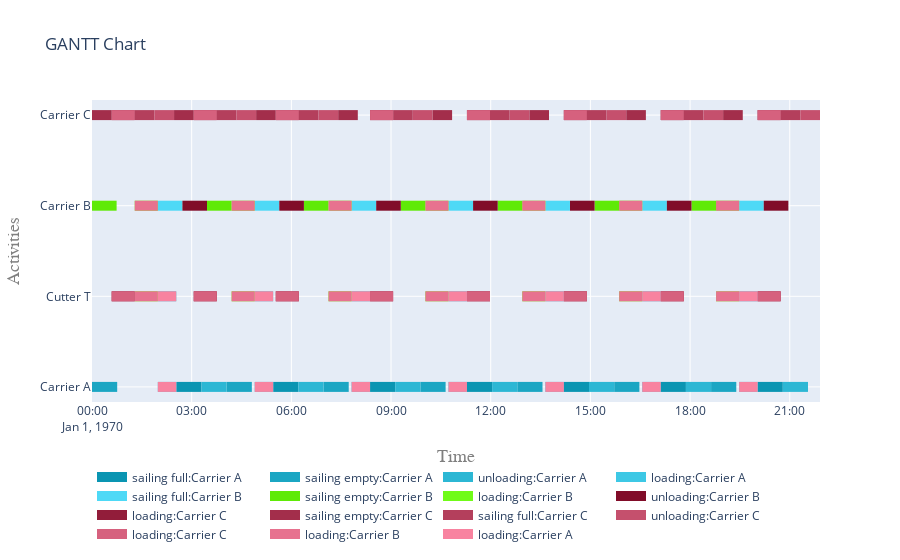

Notebook source saved alongside this figure:
### Code cell
fig = get_gantt_chart(vessels, id_map=activities)

### Figure 1 — Plotly figure (JSON) as saved in the notebook; plotly's stock layout.template omitted (floating-point values rounded to 4 significant figures)
{"data": [{"connectgaps": false, "hoverinfo": "y+name", "line": {"color": "rgb(10,149,178)", "width": 10}, "mode": "lines", "name": "sailing full:Carrier A", "type": "scatter", "x": ["1970-01-01T02:32:10", "1970-01-01T02:32:10", "1970-01-01T03:17:39", "1970-01-01T03:17:39", "1970-01-01T03:17:39", "1970-01-01T05:27:08", "1970-01-01T05:27:08", "1970-01-01T06:12:37", "1970-01-01T06:12:37", "1970-01-01T06:12:37", "1970-01-01T08:22:06", "1970-01-01T08:22:06", "1970-01-01T09:07:35", "1970-01-01T09:07:35", "1970-01-01T09:07:35", "1970-01-01T11:17:04", "1970-01-01T11:17:04", "1970-01-01T12:02:33", "1970-01-01T12:02:33", "1970-01-01T12:02:33", "1970-01-01T14:12:02", "1970-01-01T14:12:02", "1970-01-01T14:57:31", "1970-01-01T14:57:31", "1970-01-01T14:57:31", "1970-01-01T17:07:00", "1970-01-01T17:07:00", "1970-01-01T17:52:29", "1970-01-01T17:52:29", "1970-01-01T17:52:29", "1970-01-01T20:01:58", "1970-01-01T20:01:58", "1970-01-01T20:47:27", "1970-01-01T20:47:27", "1970-01-01T20:47:27"], "y": ["Carrier A", "Carrier A", "Carrier A", "Carrier A", null, "Carrier A", "Carrier A", "Carrier A", "Carrier A", null, "Carrier A", "Carrier A", "Carrier A", "Carrier A", null, "Carrier A", "Carrier A", "Carrier A", "Carrier A", null, "Carrier A", "Carrier A", "Carrier A", "Carrier A", null, "Carrier A", "Carrier A", "Carrier A", "Carrier A", null, "Carrier A", "Carrier A", "Carrier A", "Carrier A", null]}, {"connectgaps": false, "hoverinfo": "y+name", "line": {"color": "rgb(27,166,195)", "width": 10}, "mode": "lines", "name": "sailing empty:Carrier A", "type": "scatter", "x": ["1970-01-01T00:00:00", "1970-01-01T00:00:00", "1970-01-01T00:45:29", "1970-01-01T00:45:29", "1970-01-01T00:45:29", "1970-01-01T04:03:08", "1970-01-01T04:03:08", "1970-01-01T04:48:37", "1970-01-01T04:48:37", "1970-01-01T04:48:37", "1970-01-01T06:58:06", "1970-01-01T06:58:06", "1970-01-01T07:43:35", "1970-01-01T07:43:35", "1970-01-01T07:43:35", "1970-01-01T09:53:04", "1970-01-01T09:53:04", "1970-01-01T10:38:33", "1970-01-01T10:38:33", "1970-01-01T10:38:33", "1970-01-01T12:48:02", "1970-01-01T12:48:02", "1970-01-01T13:33:31", "1970-01-01T13:33:31", "1970-01-01T13:33:31", "1970-01-01T15:43:00", "1970-01-01T15:43:00", "1970-01-01T16:28:29", "1970-01-01T16:28:29", "1970-01-01T16:28:29", "1970-01-01T18:37:58", "1970-01-01T18:37:58", "1970-01-01T19:23:27", "1970-01-01T19:23:27", "1970-01-01T19:23:27"], "y": ["Carrier A", "Carrier A", "Carrier A", "Carrier A", null, "Carrier A", "Carrier A", "Carrier A", "Carrier A", null, "Carrier A", "Carrier A", "Carrier A", "Carrier A", null, "Carrier A", "Carrier A", "Carrier A", "Carrier A", null, "Carrier A", "Carrier A", "Carrier A", "Carrier A", null, "Carrier A", "Carrier A", "Carrier A", "Carrier A", null, "Carrier A", "Carrier A", "Carrier A", "Carrier A", null]}, {"connectgaps": false, "hoverinfo": "y+name", "line": {"color": "rgb(44,183,212)", "width": 10}, "mode": "lines", "name": "unloading:Carrier A", "type": "scatter", "x": ["1970-01-01T03:17:39", "1970-01-01T03:17:39", "1970-01-01T04:03:08", "1970-01-01T04:03:08", "1970-01-01T04:03:08", "1970-01-01T06:12:37", "1970-01-01T06:12:37", "1970-01-01T06:58:06", "1970-01-01T06:58:06", "1970-01-01T06:58:06", "1970-01-01T09:07:35", "1970-01-01T09:07:35", "1970-01-01T09:53:04", "1970-01-01T09:53:04", "1970-01-01T09:53:04", "1970-01-01T12:02:33", "1970-01-01T12:02:33", "1970-01-01T12:48:02", "1970-01-01T12:48:02", "1970-01-01T12:48:02", "1970-01-01T14:57:31", "1970-01-01T14:57:31", "1970-01-01T15:43:00", "1970-01-01T15:43:00", "1970-01-01T15:43:00", "1970-01-01T17:52:29", "1970-01-01T17:52:29", "1970-01-01T18:37:58", "1970-01-01T18:37:58", "1970-01-01T18:37:58", "1970-01-01T20:47:27", "1970-01-01T20:47:27", "1970-01-01T21:32:56", "1970-01-01T21:32:56", "1970-01-01T21:32:56"], "y": ["Carrier A", "Carrier A", "Carrier A", "Carrier A", null, "Carrier A", "Carrier A", "Carrier A", "Carrier A", null, "Carrier A", "Carrier A", "Carrier A", "Carrier A", null, "Carrier A", "Carrier A", "Carrier A", "Carrier A", null, "Carrier A", "Carrier A", "Carrier A", "Carrier A", null, "Carrier A", "Carrier A", "Carrier A", "Carrier A", null, "Carrier A", "Carrier A", "Carrier A", "Carrier A", null]}, {"connectgaps": false, "hoverinfo": "y+name", "line": {"color": "rgb(61,200,229)", "width": 10}, "mode": "lines", "name": "loading:Carrier A", "type": "scatter", "x": ["1970-01-01T01:58:50", "1970-01-01T01:58:50", "1970-01-01T02:32:10", "1970-01-01T02:32:10", "1970-01-01T02:32:10", "1970-01-01T04:53:48", "1970-01-01T04:53:48", "1970-01-01T05:27:08", "1970-01-01T05:27:08", "1970-01-01T05:27:08", "1970-01-01T07:48:46", "1970-01-01T07:48:46", "1970-01-01T08:22:06", "1970-01-01T08:22:06", "1970-01-01T08:22:06", "1970-01-01T10:43:44", "1970-01-01T10:43:44", "1970-01-01T11:17:04", "1970-01-01T11:17:04", "1970-01-01T11:17:04", "1970-01-01T13:38:42", "1970-01-01T13:38:42", "1970-01-01T14:12:02", "1970-01-01T14:12:02", "1970-01-01T14:12:02", "1970-01-01T16:33:40", "1970-01-01T16:33:40", "1970-01-01T17:07:00", "1970-01-01T17:07:00", "1970-01-01T17:07:00", "1970-01-01T19:28:38", "1970-01-01T19:28:38", "1970-01-01T20:01:58", "1970-01-01T20:01:58", "1970-01-01T20:01:58", "1970-01-01T01:58:50", "1970-01-01T01:58:50", "1970-01-01T02:32:10", "1970-01-01T02:32:10", "1970-01-01T02:32:10", "1970-01-01T04:53:48", "1970-01-01T04:53:48", "1970-01-01T05:27:08", "1970-01-01T05:27:08", "1970-01-01T05:27:08", "1970-01-01T07:48:46", "1970-01-01T07:48:46", "1970-01-01T08:22:06", "1970-01-01T08:22:06", "1970-01-01T08:22:06", "1970-01-01T10:43:44", "1970-01-01T10:43:44", "1970-01-01T11:17:04", "1970-01-01T11:17:04", "1970-01-01T11:17:04", "1970-01-01T13:38:42", "1970-01-01T13:38:42", "1970-01-01T14:12:02", "1970-01-01T14:12:02", "1970-01-01T14:12:02", "1970-01-01T16:33:40", "1970-01-01T16:33:40", "1970-01-01T17:07:00", "1970-01-01T17:07:00", "1970-01-01T17:07:00", "1970-01-01T19:28:38", "1970-01-01T19:28:38", "1970-01-01T20:01:58", "1970-01-01T20:01:58", "1970-01-01T20:01:58"], "y": ["Carrier A", "Carrier A", "Carrier A", "Carrier A", null, "Carrier A", "Carrier A", "Carrier A", "Carrier A", null, "Carrier A", "Carrier A", "Carrier A", "Carrier A", null, "Carrier A", "Carrier A", "Carrier A", "Carrier A", null, "Carrier A", "Carrier A", "Carrier A", "Carrier A", null, "Carrier A", "Carrier A", "Carrier A", "Carrier A", null, "Carrier A", "Carrier A", "Carrier A", "Carrier A", null, "Cutter T", "Cutter T", "Cutter T", "Cutter T", null, "Cutter T", "Cutter T", "Cutter T", "Cutter T", null, "Cutter T", "Cutter T", "Cutter T", "Cutter T", null, "Cutter T", "Cutter T", "Cutter T", "Cutter T", null, "Cutter T", "Cutter T", "Cutter T", "Cutter T", null, "Cutter T", "Cutter T", "Cutter T", "Cutter T", null, "Cutter T", "Cutter T", "Cutter T", "Cutter T", null]}, {"connectgaps": false, "hoverinfo": "y+name", "line": {"color": "rgb(78,217,246)", "width": 10}, "mode": "lines", "name": "sailing full:Carrier B", "type": "scatter", "x": ["1970-01-01T01:58:50", "1970-01-01T01:58:50", "1970-01-01T02:43:16", "1970-01-01T02:43:16", "1970-01-01T02:43:16", "1970-01-01T04:53:48", "1970-01-01T04:53:48", "1970-01-01T05:38:14", "1970-01-01T05:38:14", "1970-01-01T05:38:14", "1970-01-01T07:48:46", "1970-01-01T07:48:46", "1970-01-01T08:33:12", "1970-01-01T08:33:12", "1970-01-01T08:33:12", "1970-01-01T10:43:44", "1970-01-01T10:43:44", "1970-01-01T11:28:10", "1970-01-01T11:28:10", "1970-01-01T11:28:10", "1970-01-01T13:38:42", "1970-01-01T13:38:42", "1970-01-01T14:23:08", "1970-01-01T14:23:08", "1970-01-01T14:23:08", "1970-01-01T16:33:40", "1970-01-01T16:33:40", "1970-01-01T17:18:06", "1970-01-01T17:18:06", "1970-01-01T17:18:06", "1970-01-01T19:28:38", "1970-01-01T19:28:38", "1970-01-01T20:13:04", "1970-01-01T20:13:04", "1970-01-01T20:13:04"], "y": ["Carrier B", "Carrier B", "Carrier B", "Carrier B", null, "Carrier B", "Carrier B", "Carrier B", "Carrier B", null, "Carrier B", "Carrier B", "Carrier B", "Carrier B", null, "Carrier B", "Carrier B", "Carrier B", "Carrier B", null, "Carrier B", "Carrier B", "Carrier B", "Carrier B", null, "Carrier B", "Carrier B", "Carrier B", "Carrier B", null, "Carrier B", "Carrier B", "Carrier B", "Carrier B", null]}, {"connectgaps": false, "hoverinfo": "y+name", "line": {"color": "rgb(95,234,7)", "width": 10}, "mode": "lines", "name": "sailing empty:Carrier B", "type": "scatter", "x": ["1970-01-01T00:00:00", "1970-01-01T00:00:00", "1970-01-01T00:44:26", "1970-01-01T00:44:26", "1970-01-01T00:44:26", "1970-01-01T03:27:42", "1970-01-01T03:27:42", "1970-01-01T04:12:08", "1970-01-01T04:12:08", "1970-01-01T04:12:08", "1970-01-01T06:22:40", "1970-01-01T06:22:40", "1970-01-01T07:07:06", "1970-01-01T07:07:06", "1970-01-01T07:07:06", "1970-01-01T09:17:38", "1970-01-01T09:17:38", "1970-01-01T10:02:04", "1970-01-01T10:02:04", "1970-01-01T10:02:04", "1970-01-01T12:12:36", "1970-01-01T12:12:36", "1970-01-01T12:57:02", "1970-01-01T12:57:02", "1970-01-01T12:57:02", "1970-01-01T15:07:34", "1970-01-01T15:07:34", "1970-01-01T15:52:00", "1970-01-01T15:52:00", "1970-01-01T15:52:00", "1970-01-01T18:02:32", "1970-01-01T18:02:32", "1970-01-01T18:46:58", "1970-01-01T18:46:58", "1970-01-01T18:46:58"], "y": ["Carrier B", "Carrier B", "Carrier B", "Carrier B", null, "Carrier B", "Carrier B", "Carrier B", "Carrier B", null, "Carrier B", "Carrier B", "Carrier B", "Carrier B", null, "Carrier B", "Carrier B", "Carrier B", "Carrier B", null, "Carrier B", "Carrier B", "Carrier B", "Carrier B", null, "Carrier B", "Carrier B", "Carrier B", "Carrier B", null, "Carrier B", "Carrier B", "Carrier B", "Carrier B", null]}, {"connectgaps": false, "hoverinfo": "y+name", "line": {"color": "rgb(112,251,24)", "width": 10}, "mode": "lines", "name": "loading:Carrier B", "type": "scatter", "x": ["1970-01-01T01:17:10", "1970-01-01T01:17:10", "1970-01-01T01:58:50", "1970-01-01T01:58:50", "1970-01-01T01:58:50", "1970-01-01T04:12:08", "1970-01-01T04:12:08", "1970-01-01T04:53:48", "1970-01-01T04:53:48", "1970-01-01T04:53:48", "1970-01-01T07:07:06", "1970-01-01T07:07:06", "1970-01-01T07:48:46", "1970-01-01T07:48:46", "1970-01-01T07:48:46", "1970-01-01T10:02:04", "1970-01-01T10:02:04", "1970-01-01T10:43:44", "1970-01-01T10:43:44", "1970-01-01T10:43:44", "1970-01-01T12:57:02", "1970-01-01T12:57:02", "1970-01-01T13:38:42", "1970-01-01T13:38:42", "1970-01-01T13:38:42", "1970-01-01T15:52:00", "1970-01-01T15:52:00", "1970-01-01T16:33:40", "1970-01-01T16:33:40", "1970-01-01T16:33:40", "1970-01-01T18:46:58", "1970-01-01T18:46:58", "1970-01-01T19:28:38", "1970-01-01T19:28:38", "1970-01-01T19:28:38", "1970-01-01T01:17:10", "1970-01-01T01:17:10", "1970-01-01T01:58:50", "1970-01-01T01:58:50", "1970-01-01T01:58:50", "1970-01-01T04:12:08", "1970-01-01T04:12:08", "1970-01-01T04:53:48", "1970-01-01T04:53:48", "1970-01-01T04:53:48", "1970-01-01T07:07:06", "1970-01-01T07:07:06", "1970-01-01T07:48:46", "1970-01-01T07:48:46", "1970-01-01T07:48:46", "1970-01-01T10:02:04", "1970-01-01T10:02:04", "1970-01-01T10:43:44", "1970-01-01T10:43:44", "1970-01-01T10:43:44", "1970-01-01T12:57:02", "1970-01-01T12:57:02", "1970-01-01T13:38:42", "1970-01-01T13:38:42", "1970-01-01T13:38:42", "1970-01-01T15:52:00", "1970-01-01T15:52:00", "1970-01-01T16:33:40", "1970-01-01T16:33:40", "1970-01-01T16:33:40", "1970-01-01T18:46:58", "1970-01-01T18:46:58", "1970-01-01T19:28:38", "1970-01-01T19:28:38", "1970-01-01T19:28:38"], "y": ["Carrier B", "Carrier B", "Carrier B", "Carrier B", null, "Carrier B", "Carrier B", "Carrier B", "Carrier B", null, "Carrier B", "Carrier B", "Carrier B", "Carrier B", null, "Carrier B", "Carrier B", "Carrier B", "Carrier B", null, "Carrier B", "Carrier B", "Carrier B", "Carrier B", null, "Carrier B", "Carrier B", "Carrier B", "Carrier B", null, "Carrier B", "Carrier B", "Carrier B", "Carrier B", null, "Cutter T", "Cutter T", "Cutter T", "Cutter T", null, "Cutter T", "Cutter T", "Cutter T", "Cutter T", null, "Cutter T", "Cutter T", "Cutter T", "Cutter T", null, "Cutter T", "Cutter T", "Cutter T", "Cutter T", null, "Cutter T", "Cutter T", "Cutter T", "Cutter T", null, "Cutter T", "Cutter T", "Cutter T", "Cutter T", null, "Cutter T", "Cutter T", "Cutter T", "Cutter T", null]}, {"connectgaps": false, "hoverinfo": "y+name", "line": {"color": "rgb(129,12,41)", "width": 10}, "mode": "lines", "name": "unloading:Carrier B", "type": "scatter", "x": ["1970-01-01T02:43:16", "1970-01-01T02:43:16", "1970-01-01T03:27:42", "1970-01-01T03:27:42", "1970-01-01T03:27:42", "1970-01-01T05:38:14", "1970-01-01T05:38:14", "1970-01-01T06:22:40", "1970-01-01T06:22:40", "1970-01-01T06:22:40", "1970-01-01T08:33:12", "1970-01-01T08:33:12", "1970-01-01T09:17:38", "1970-01-01T09:17:38", "1970-01-01T09:17:38", "1970-01-01T11:28:10", "1970-01-01T11:28:10", "1970-01-01T12:12:36", "1970-01-01T12:12:36", "1970-01-01T12:12:36", "1970-01-01T14:23:08", "1970-01-01T14:23:08", "1970-01-01T15:07:34", "1970-01-01T15:07:34", "1970-01-01T15:07:34", "1970-01-01T17:18:06", "1970-01-01T17:18:06", "1970-01-01T18:02:32", "1970-01-01T18:02:32", "1970-01-01T18:02:32", "1970-01-01T20:13:04", "1970-01-01T20:13:04", "1970-01-01T20:57:30", "1970-01-01T20:57:30", "1970-01-01T20:57:30"], "y": ["Carrier B", "Carrier B", "Carrier B", "Carrier B", null, "Carrier B", "Carrier B", "Carrier B", "Carrier B", null, "Carrier B", "Carrier B", "Carrier B", "Carrier B", null, "Carrier B", "Carrier B", "Carrier B", "Carrier B", null, "Carrier B", "Carrier B", "Carrier B", "Carrier B", null, "Carrier B", "Carrier B", "Carrier B", "Carrier B", null, "Carrier B", "Carrier B", "Carrier B", "Carrier B", null]}, {"connectgaps": false, "hoverinfo": "y+name", "line": {"color": "rgb(146,29,58)", "width": 10}, "mode": "lines", "name": "loading:Carrier C", "type": "scatter", "x": ["1970-01-01T00:35:30", "1970-01-01T00:35:30", "1970-01-01T01:17:10", "1970-01-01T01:17:10", "1970-01-01T01:17:10", "1970-01-01T03:03:40", "1970-01-01T03:03:40", "1970-01-01T03:45:20", "1970-01-01T03:45:20", "1970-01-01T03:45:20", "1970-01-01T05:31:50", "1970-01-01T05:31:50", "1970-01-01T06:13:30", "1970-01-01T06:13:30", "1970-01-01T06:13:30", "1970-01-01T08:22:06", "1970-01-01T08:22:06", "1970-01-01T09:03:46", "1970-01-01T09:03:46", "1970-01-01T09:03:46", "1970-01-01T11:17:04", "1970-01-01T11:17:04", "1970-01-01T11:58:44", "1970-01-01T11:58:44", "1970-01-01T11:58:44", "1970-01-01T14:12:02", "1970-01-01T14:12:02", "1970-01-01T14:53:42", "1970-01-01T14:53:42", "1970-01-01T14:53:42", "1970-01-01T17:07:00", "1970-01-01T17:07:00", "1970-01-01T17:48:40", "1970-01-01T17:48:40", "1970-01-01T17:48:40", "1970-01-01T20:01:58", "1970-01-01T20:01:58", "1970-01-01T20:43:38", "1970-01-01T20:43:38", "1970-01-01T20:43:38", "1970-01-01T00:35:30", "1970-01-01T00:35:30", "1970-01-01T01:17:10", "1970-01-01T01:17:10", "1970-01-01T01:17:10", "1970-01-01T03:03:40", "1970-01-01T03:03:40", "1970-01-01T03:45:20", "1970-01-01T03:45:20", "1970-01-01T03:45:20", "1970-01-01T05:31:50", "1970-01-01T05:31:50", "1970-01-01T06:13:30", "1970-01-01T06:13:30", "1970-01-01T06:13:30", "1970-01-01T08:22:06", "1970-01-01T08:22:06", "1970-01-01T09:03:46", "1970-01-01T09:03:46", "1970-01-01T09:03:46", "1970-01-01T11:17:04", "1970-01-01T11:17:04", "1970-01-01T11:58:44", "1970-01-01T11:58:44", "1970-01-01T11:58:44", "1970-01-01T14:12:02", "1970-01-01T14:12:02", "1970-01-01T14:53:42", "1970-01-01T14:53:42", "1970-01-01T14:53:42", "1970-01-01T17:07:00", "1970-01-01T17:07:00", "1970-01-01T17:48:40", "1970-01-01T17:48:40", "1970-01-01T17:48:40", "1970-01-01T20:01:58", "1970-01-01T20:01:58", "1970-01-01T20:43:38", "1970-01-01T20:43:38", "1970-01-01T20:43:38"], "y": ["Carrier C", "Carrier C", "Carrier C", "Carrier C", null, "Carrier C", "Carrier C", "Carrier C", "Carrier C", null, "Carrier C", "Carrier C", "Carrier C", "Carrier C", null, "Carrier C", "Carrier C", "Carrier C", "Carrier C", null, "Carrier C", "Carrier C", "Carrier C", "Carrier C", null, "Carrier C", "Carrier C", "Carrier C", "Carrier C", null, "Carrier C", "Carrier C", "Carrier C", "Carrier C", null, "Carrier C", "Carrier C", "Carrier C", "Carrier C", null, "Cutter T", "Cutter T", "Cutter T", "Cutter T", null, "Cutter T", "Cutter T", "Cutter T", "Cutter T", null, "Cutter T", "Cutter T", "Cutter T", "Cutter T", null, "Cutter T", "Cutter T", "Cutter T", "Cutter T", null, "Cutter T", "Cutter T", "Cutter T", "Cutter T", null, "Cutter T", "Cutter T", "Cutter T", "Cutter T", null, "Cutter T", "Cutter T", "Cutter T", "Cutter T", null, "Cutter T", "Cutter T", "Cutter T", "Cutter T", null]}, {"connectgaps": false, "hoverinfo": "y+name", "line": {"color": "rgb(163,46,75)", "width": 10}, "mode": "lines", "name": "sailing empty:Carrier C", "type": "scatter", "x": ["1970-01-01T00:00:00", "1970-01-01T00:00:00", "1970-01-01T00:35:30", "1970-01-01T00:35:30", "1970-01-01T00:35:30", "1970-01-01T02:28:10", "1970-01-01T02:28:10", "1970-01-01T03:03:40", "1970-01-01T03:03:40", "1970-01-01T03:03:40", "1970-01-01T04:56:20", "1970-01-01T04:56:20", "1970-01-01T05:31:50", "1970-01-01T05:31:50", "1970-01-01T05:31:50", "1970-01-01T07:24:30", "1970-01-01T07:24:30", "1970-01-01T08:00:00", "1970-01-01T08:00:00", "1970-01-01T08:00:00", "1970-01-01T10:14:46", "1970-01-01T10:14:46", "1970-01-01T10:50:16", "1970-01-01T10:50:16", "1970-01-01T10:50:16", "1970-01-01T13:09:44", "1970-01-01T13:09:44", "1970-01-01T13:45:14", "1970-01-01T13:45:14", "1970-01-01T13:45:14", "1970-01-01T16:04:42", "1970-01-01T16:04:42", "1970-01-01T16:40:12", "1970-01-01T16:40:12", "1970-01-01T16:40:12", "1970-01-01T18:59:40", "1970-01-01T18:59:40", "1970-01-01T19:35:10", "1970-01-01T19:35:10", "1970-01-01T19:35:10"], "y": ["Carrier C", "Carrier C", "Carrier C", "Carrier C", null, "Carrier C", "Carrier C", "Carrier C", "Carrier C", null, "Carrier C", "Carrier C", "Carrier C", "Carrier C", null, "Carrier C", "Carrier C", "Carrier C", "Carrier C", null, "Carrier C", "Carrier C", "Carrier C", "Carrier C", null, "Carrier C", "Carrier C", "Carrier C", "Carrier C", null, "Carrier C", "Carrier C", "Carrier C", "Carrier C", null, "Carrier C", "Carrier C", "Carrier C", "Carrier C", null]}, {"connectgaps": false, "hoverinfo": "y+name", "line": {"color": "rgb(180,63,92)", "width": 10}, "mode": "lines", "name": "sailing full:Carrier C", "type": "scatter", "x": ["1970-01-01T01:17:10", "1970-01-01T01:17:10", "1970-01-01T01:52:40", "1970-01-01T01:52:40", "1970-01-01T01:52:40", "1970-01-01T03:45:20", "1970-01-01T03:45:20", "1970-01-01T04:20:50", "1970-01-01T04:20:50", "1970-01-01T04:20:50", "1970-01-01T06:13:30", "1970-01-01T06:13:30", "1970-01-01T06:49:00", "1970-01-01T06:49:00", "1970-01-01T06:49:00", "1970-01-01T09:03:46", "1970-01-01T09:03:46", "1970-01-01T09:39:16", "1970-01-01T09:39:16", "1970-01-01T09:39:16", "1970-01-01T11:58:44", "1970-01-01T11:58:44", "1970-01-01T12:34:14", "1970-01-01T12:34:14", "1970-01-01T12:34:14", "1970-01-01T14:53:42", "1970-01-01T14:53:42", "1970-01-01T15:29:12", "1970-01-01T15:29:12", "1970-01-01T15:29:12", "1970-01-01T17:48:40", "1970-01-01T17:48:40", "1970-01-01T18:24:10", "1970-01-01T18:24:10", "1970-01-01T18:24:10", "1970-01-01T20:43:38", "1970-01-01T20:43:38", "1970-01-01T21:19:08", "1970-01-01T21:19:08", "1970-01-01T21:19:08"], "y": ["Carrier C", "Carrier C", "Carrier C", "Carrier C", null, "Carrier C", "Carrier C", "Carrier C", "Carrier C", null, "Carrier C", "Carrier C", "Carrier C", "Carrier C", null, "Carrier C", "Carrier C", "Carrier C", "Carrier C", null, "Carrier C", "Carrier C", "Carrier C", "Carrier C", null, "Carrier C", "Carrier C", "Carrier C", "Carrier C", null, "Carrier C", "Carrier C", "Carrier C", "Carrier C", null, "Carrier C", "Carrier C", "Carrier C", "Carrier C", null]}, {"connectgaps": false, "hoverinfo": "y+name", "line": {"color": "rgb(197,80,109)", "width": 10}, "mode": "lines", "name": "unloading:Carrier C", "type": "scatter", "x": ["1970-01-01T01:52:40", "1970-01-01T01:52:40", "1970-01-01T02:28:10", "1970-01-01T02:28:10", "1970-01-01T02:28:10", "1970-01-01T04:20:50", "1970-01-01T04:20:50", "1970-01-01T04:56:20", "1970-01-01T04:56:20", "1970-01-01T04:56:20", "1970-01-01T06:49:00", "1970-01-01T06:49:00", "1970-01-01T07:24:30", "1970-01-01T07:24:30", "1970-01-01T07:24:30", "1970-01-01T09:39:16", "1970-01-01T09:39:16", "1970-01-01T10:14:46", "1970-01-01T10:14:46", "1970-01-01T10:14:46", "1970-01-01T12:34:14", "1970-01-01T12:34:14", "1970-01-01T13:09:44", "1970-01-01T13:09:44", "1970-01-01T13:09:44", "1970-01-01T15:29:12", "1970-01-01T15:29:12", "1970-01-01T16:04:42", "1970-01-01T16:04:42", "1970-01-01T16:04:42", "1970-01-01T18:24:10", "1970-01-01T18:24:10", "1970-01-01T18:59:40", "1970-01-01T18:59:40", "1970-01-01T18:59:40", "1970-01-01T21:19:08", "1970-01-01T21:19:08", "1970-01-01T21:54:38", "1970-01-01T21:54:38", "1970-01-01T21:54:38"], "y": ["Carrier C", "Carrier C", "Carrier C", "Carrier C", null, "Carrier C", "Carrier C", "Carrier C", "Carrier C", null, "Carrier C", "Carrier C", "Carrier C", "Carrier C", null, "Carrier C", "Carrier C", "Carrier C", "Carrier C", null, "Carrier C", "Carrier C", "Carrier C", "Carrier C", null, "Carrier C", "Carrier C", "Carrier C", "Carrier C", null, "Carrier C", "Carrier C", "Carrier C", "Carrier C", null, "Carrier C", "Carrier C", "Carrier C", "Carrier C", null]}, {"connectgaps": false, "hoverinfo": "y+name", "line": {"color": "rgb(214,97,126)", "width": 10}, "mode": "lines", "name": "loading:Carrier C", "type": "scatter", "x": ["1970-01-01T00:35:30", "1970-01-01T00:35:30", "1970-01-01T01:17:10", "1970-01-01T01:17:10", "1970-01-01T01:17:10", "1970-01-01T03:03:40", "1970-01-01T03:03:40", "1970-01-01T03:45:20", "1970-01-01T03:45:20", "1970-01-01T03:45:20", "1970-01-01T05:31:50", "1970-01-01T05:31:50", "1970-01-01T06:13:30", "1970-01-01T06:13:30", "1970-01-01T06:13:30", "1970-01-01T08:22:06", "1970-01-01T08:22:06", "1970-01-01T09:03:46", "1970-01-01T09:03:46", "1970-01-01T09:03:46", "1970-01-01T11:17:04", "1970-01-01T11:17:04", "1970-01-01T11:58:44", "1970-01-01T11:58:44", "1970-01-01T11:58:44", "1970-01-01T14:12:02", "1970-01-01T14:12:02", "1970-01-01T14:53:42", "1970-01-01T14:53:42", "1970-01-01T14:53:42", "1970-01-01T17:07:00", "1970-01-01T17:07:00", "1970-01-01T17:48:40", "1970-01-01T17:48:40", "1970-01-01T17:48:40", "1970-01-01T20:01:58", "1970-01-01T20:01:58", "1970-01-01T20:43:38", "1970-01-01T20:43:38", "1970-01-01T20:43:38", "1970-01-01T00:35:30", "1970-01-01T00:35:30", "1970-01-01T01:17:10", "1970-01-01T01:17:10", "1970-01-01T01:17:10", "1970-01-01T03:03:40", "1970-01-01T03:03:40", "1970-01-01T03:45:20", "1970-01-01T03:45:20", "1970-01-01T03:45:20", "1970-01-01T05:31:50", "1970-01-01T05:31:50", "1970-01-01T06:13:30", "1970-01-01T06:13:30", "1970-01-01T06:13:30", "1970-01-01T08:22:06", "1970-01-01T08:22:06", "1970-01-01T09:03:46", "1970-01-01T09:03:46", "1970-01-01T09:03:46", "1970-01-01T11:17:04", "1970-01-01T11:17:04", "1970-01-01T11:58:44", "1970-01-01T11:58:44", "1970-01-01T11:58:44", "1970-01-01T14:12:02", "1970-01-01T14:12:02", "1970-01-01T14:53:42", "1970-01-01T14:53:42", "1970-01-01T14:53:42", "1970-01-01T17:07:00", "1970-01-01T17:07:00", "1970-01-01T17:48:40", "1970-01-01T17:48:40", "1970-01-01T17:48:40", "1970-01-01T20:01:58", "1970-01-01T20:01:58", "1970-01-01T20:43:38", "1970-01-01T20:43:38", "1970-01-01T20:43:38"], "y": ["Carrier C", "Carrier C", "Carrier C", "Carrier C", null, "Carrier C", "Carrier C", "Carrier C", "Carrier C", null, "Carrier C", "Carrier C", "Carrier C", "Carrier C", null, "Carrier C", "Carrier C", "Carrier C", "Carrier C", null, "Carrier C", "Carrier C", "Carrier C", "Carrier C", null, "Carrier C", "Carrier C", "Carrier C", "Carrier C", null, "Carrier C", "Carrier C", "Carrier C", "Carrier C", null, "Carrier C", "Carrier C", "Carrier C", "Carrier C", null, "Cutter T", "Cutter T", "Cutter T", "Cutter T", null, "Cutter T", "Cutter T", "Cutter T", "Cutter T", null, "Cutter T", "Cutter T", "Cutter T", "Cutter T", null, "Cutter T", "Cutter T", "Cutter T", "Cutter T", null, "Cutter T", "Cutter T", "Cutter T", "Cutter T", null, "Cutter T", "Cutter T", "Cutter T", "Cutter T", null, "Cutter T", "Cutter T", "Cutter T", "Cutter T", null, "Cutter T", "Cutter T", "Cutter T", "Cutter T", null]}, {"connectgaps": false, "hoverinfo": "y+name", "line": {"color": "rgb(231,114,143)", "width": 10}, "mode": "lines", "name": "loading:Carrier B", "type": "scatter", "x": ["1970-01-01T01:17:10", "1970-01-01T01:17:10", "1970-01-01T01:58:50", "1970-01-01T01:58:50", "1970-01-01T01:58:50", "1970-01-01T04:12:08", "1970-01-01T04:12:08", "1970-01-01T04:53:48", "1970-01-01T04:53:48", "1970-01-01T04:53:48", "1970-01-01T07:07:06", "1970-01-01T07:07:06", "1970-01-01T07:48:46", "1970-01-01T07:48:46", "1970-01-01T07:48:46", "1970-01-01T10:02:04", "1970-01-01T10:02:04", "1970-01-01T10:43:44", "1970-01-01T10:43:44", "1970-01-01T10:43:44", "1970-01-01T12:57:02", "1970-01-01T12:57:02", "1970-01-01T13:38:42", "1970-01-01T13:38:42", "1970-01-01T13:38:42", "1970-01-01T15:52:00", "1970-01-01T15:52:00", "1970-01-01T16:33:40", "1970-01-01T16:33:40", "1970-01-01T16:33:40", "1970-01-01T18:46:58", "1970-01-01T18:46:58", "1970-01-01T19:28:38", "1970-01-01T19:28:38", "1970-01-01T19:28:38", "1970-01-01T01:17:10", "1970-01-01T01:17:10", "1970-01-01T01:58:50", "1970-01-01T01:58:50", "1970-01-01T01:58:50", "1970-01-01T04:12:08", "1970-01-01T04:12:08", "1970-01-01T04:53:48", "1970-01-01T04:53:48", "1970-01-01T04:53:48", "1970-01-01T07:07:06", "1970-01-01T07:07:06", "1970-01-01T07:48:46", "1970-01-01T07:48:46", "1970-01-01T07:48:46", "1970-01-01T10:02:04", "1970-01-01T10:02:04", "1970-01-01T10:43:44", "1970-01-01T10:43:44", "1970-01-01T10:43:44", "1970-01-01T12:57:02", "1970-01-01T12:57:02", "1970-01-01T13:38:42", "1970-01-01T13:38:42", "1970-01-01T13:38:42", "1970-01-01T15:52:00", "1970-01-01T15:52:00", "1970-01-01T16:33:40", "1970-01-01T16:33:40", "1970-01-01T16:33:40", "1970-01-01T18:46:58", "1970-01-01T18:46:58", "1970-01-01T19:28:38", "1970-01-01T19:28:38", "1970-01-01T19:28:38"], "y": ["Carrier B", "Carrier B", "Carrier B", "Carrier B", null, "Carrier B", "Carrier B", "Carrier B", "Carrier B", null, "Carrier B", "Carrier B", "Carrier B", "Carrier B", null, "Carrier B", "Carrier B", "Carrier B", "Carrier B", null, "Carrier B", "Carrier B", "Carrier B", "Carrier B", null, "Carrier B", "Carrier B", "Carrier B", "Carrier B", null, "Carrier B", "Carrier B", "Carrier B", "Carrier B", null, "Cutter T", "Cutter T", "Cutter T", "Cutter T", null, "Cutter T", "Cutter T", "Cutter T", "Cutter T", null, "Cutter T", "Cutter T", "Cutter T", "Cutter T", null, "Cutter T", "Cutter T", "Cutter T", "Cutter T", null, "Cutter T", "Cutter T", "Cutter T", "Cutter T", null, "Cutter T", "Cutter T", "Cutter T", "Cutter T", null, "Cutter T", "Cutter T", "Cutter T", "Cutter T", null]}, {"connectgaps": false, "hoverinfo": "y+name", "line": {"color": "rgb(248,131,160)", "width": 10}, "mode": "lines", "name": "loading:Carrier A", "type": "scatter", "x": ["1970-01-01T01:58:50", "1970-01-01T01:58:50", "1970-01-01T02:32:10", "1970-01-01T02:32:10", "1970-01-01T02:32:10", "1970-01-01T04:53:48", "1970-01-01T04:53:48", "1970-01-01T05:27:08", "1970-01-01T05:27:08", "1970-01-01T05:27:08", "1970-01-01T07:48:46", "1970-01-01T07:48:46", "1970-01-01T08:22:06", "1970-01-01T08:22:06", "1970-01-01T08:22:06", "1970-01-01T10:43:44", "1970-01-01T10:43:44", "1970-01-01T11:17:04", "1970-01-01T11:17:04", "1970-01-01T11:17:04", "1970-01-01T13:38:42", "1970-01-01T13:38:42", "1970-01-01T14:12:02", "1970-01-01T14:12:02", "1970-01-01T14:12:02", "1970-01-01T16:33:40", "1970-01-01T16:33:40", "1970-01-01T17:07:00", "1970-01-01T17:07:00", "1970-01-01T17:07:00", "1970-01-01T19:28:38", "1970-01-01T19:28:38", "1970-01-01T20:01:58", "1970-01-01T20:01:58", "1970-01-01T20:01:58", "1970-01-01T01:58:50", "1970-01-01T01:58:50", "1970-01-01T02:32:10", "1970-01-01T02:32:10", "1970-01-01T02:32:10", "1970-01-01T04:53:48", "1970-01-01T04:53:48", "1970-01-01T05:27:08", "1970-01-01T05:27:08", "1970-01-01T05:27:08", "1970-01-01T07:48:46", "1970-01-01T07:48:46", "1970-01-01T08:22:06", "1970-01-01T08:22:06", "1970-01-01T08:22:06", "1970-01-01T10:43:44", "1970-01-01T10:43:44", "1970-01-01T11:17:04", "1970-01-01T11:17:04", "1970-01-01T11:17:04", "1970-01-01T13:38:42", "1970-01-01T13:38:42", "1970-01-01T14:12:02", "1970-01-01T14:12:02", "1970-01-01T14:12:02", "1970-01-01T16:33:40", "1970-01-01T16:33:40", "1970-01-01T17:07:00", "1970-01-01T17:07:00", "1970-01-01T17:07:00", "1970-01-01T19:28:38", "1970-01-01T19:28:38", "1970-01-01T20:01:58", "1970-01-01T20:01:58", "1970-01-01T20:01:58"], "y": ["Carrier A", "Carrier A", "Carrier A", "Carrier A", null, "Carrier A", "Carrier A", "Carrier A", "Carrier A", null, "Carrier A", "Carrier A", "Carrier A", "Carrier A", null, "Carrier A", "Carrier A", "Carrier A", "Carrier A", null, "Carrier A", "Carrier A", "Carrier A", "Carrier A", null, "Carrier A", "Carrier A", "Carrier A", "Carrier A", null, "Carrier A", "Carrier A", "Carrier A", "Carrier A", null, "Cutter T", "Cutter T", "Cutter T", "Cutter T", null, "Cutter T", "Cutter T", "Cutter T", "Cutter T", null, "Cutter T", "Cutter T", "Cutter T", "Cutter T", null, "Cutter T", "Cutter T", "Cutter T", "Cutter T", null, "Cutter T", "Cutter T", "Cutter T", "Cutter T", null, "Cutter T", "Cutter T", "Cutter T", "Cutter T", null, "Cutter T", "Cutter T", "Cutter T", "Cutter T", null]}], "layout": {"hovermode": "closest", "legend": {"orientation": "h", "x": 0, "y": -0.2}, "title": {"text": "GANTT Chart"}, "xaxis": {"range": ["1970-01-01T00:00:00", "1970-01-01T21:54:38"], "title": {"font": {"color": "#7f7f7f", "family": "Courier New, monospace", "size": 18}, "text": "Time"}}, "yaxis": {"title": {"font": {"color": "#7f7f7f", "family": "Courier New, monospace", "size": 18}, "text": "Activities"}}}}
